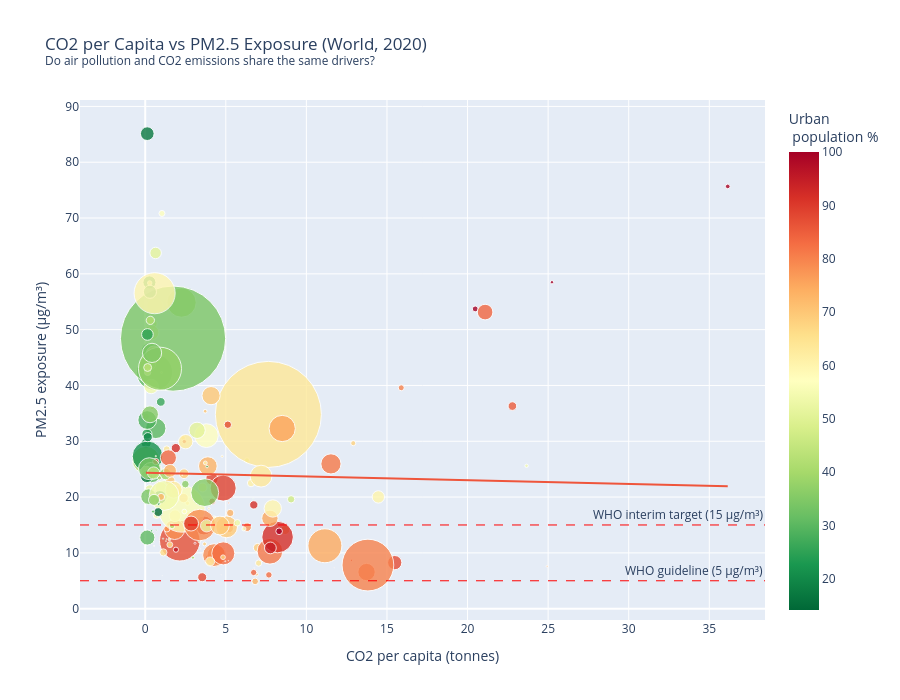
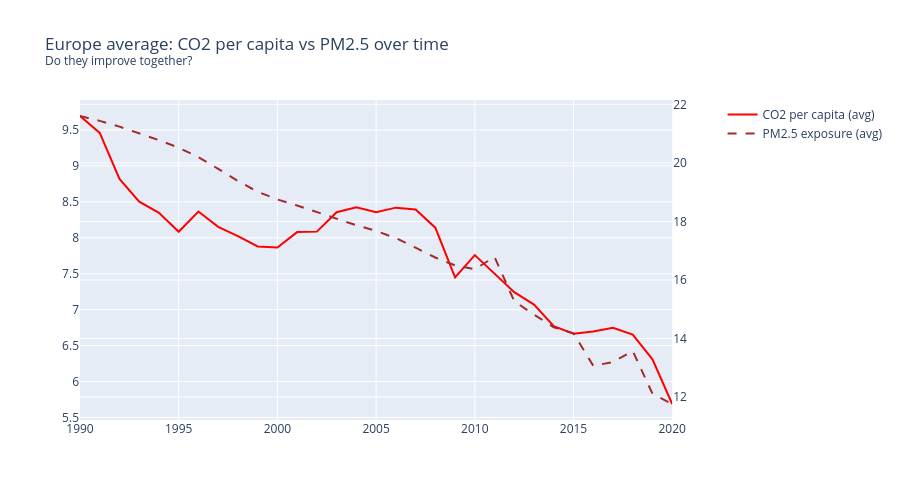

Notebook source saved alongside these figures, in order:
### Code cell
# PM2.5 = air pollution proxy
# If PM2.5 drops as CO2 drops - same root cause (fossil fuels)
# If they diverge - different drivers
latest = df[
    (df['year'] == 2020) &
    (df['urban_population_pct'].notna()) &
    (df['co2_per_capita'].notna())
].copy()

pm25_df = latest[latest['pm25_exposure'].notna()].copy()

fig = px.scatter(
    pm25_df,
    x='co2_per_capita',
    y='pm25_exposure',
    color='urban_population_pct',
    hover_name='country',
    size='population',
    size_max=75,
    color_continuous_scale='RdYlGn_r',
    trendline='ols',
    title='CO2 per Capita vs PM2.5 Exposure (World, 2020)<br>'
          '<sup>Do air pollution and CO2 emissions share the same drivers?</sup>',
    labels={
        'co2_per_capita': 'CO2 per capita (tonnes)',
        'pm25_exposure': 'PM2.5 exposure (μg/m³)',
        'urban_population_pct': 'Urban<br> population %'
    },
    height=700
)
fig.add_hline(
    y=5,
    line_dash='dash',
    line_color='red',
    line_width=1,
    annotation_text='WHO guideline (5 μg/m³)'
)
fig.add_hline(
    y=15,
    line_dash='dash',
    line_color='red',
    line_width=1,
    annotation_text='WHO interim target (15 μg/m³)'
)
fig.update_traces(marker=dict(opacity=0.8))
fig.show()


pm25_eu_time = df_eu[df_eu['pm25_exposure'].notna()
                ].groupby('year')[['co2_per_capita', 'pm25_exposure']
                ].mean().reset_index()

fig2 = make_subplots(specs=[[{"secondary_y": True}]])
fig2.add_trace(
    go.Scatter(x=pm25_eu_time['year'], y=pm25_eu_time['co2_per_capita'],
               name='CO2 per capita (avg)', line=dict(color='red')),
    secondary_y=False
)
fig2.add_trace(
    go.Scatter(x=pm25_eu_time['year'], y=pm25_eu_time['pm25_exposure'],
               name='PM2.5 exposure (avg)', line=dict(color='brown', dash='dash')),
    secondary_y=True
)
fig2.update_layout(
    title='Europe average: CO2 per capita vs PM2.5 over time<br>'
          '<sup>Do they improve together?</sup>',
    height=500
)
fig2.show()


corr_pm25 = pm25_df['co2_per_capita'].corr(pm25_df['pm25_exposure'])
print(f"\nCorrelation (co2_per_capita vs pm25): {corr_pm25:.3f}")

### Figure 1 — Plotly figure (JSON) as saved in the notebook; plotly's stock layout.template omitted (floating-point values rounded to 4 significant figures; data arrays with more than 128 entries replaced by an {"elided": "..."} marker saying what was removed)
{"data": [{"hovertemplate": "<b>%{hovertext}</b><br><br>CO2 per capita (tonnes)=%{x}<br>PM2.5 exposure (μg/m³)=%{y}<br>population=%{marker.size}<br>Urban<br> population %=%{marker.color}<extra></extra>", "hovertext": {"elided": "193 str values"}, "legendgroup": "", "marker": {"color": {"elided": "193 float values"}, "coloraxis": "coloraxis", "opacity": 0.8, "size": {"elided": "193 float values"}, "sizemode": "area", "sizeref": 253500.0, "symbol": "circle"}, "mode": "markers", "name": "", "orientation": "v", "showlegend": false, "type": "scatter", "x": {"elided": "193 float values"}, "xaxis": "x", "y": {"elided": "193 float values"}, "yaxis": "y"}, {"hovertemplate": "<b>OLS trendline</b><br>pm25_exposure = -0.0661838 * co2_per_capita + 24.3436<br>R<sup>2</sup>=0.000555<br><br>CO2 per capita (tonnes)=%{x}<br>PM2.5 exposure (μg/m³)=%{y} <b>(trend)</b><extra></extra>", "legendgroup": "", "marker": {"opacity": 0.8, "symbol": "circle"}, "mode": "lines", "name": "", "showlegend": false, "type": "scatter", "x": {"elided": "193 float values"}, "xaxis": "x", "y": {"elided": "193 float values"}, "yaxis": "y"}], "layout": {"annotations": [{"showarrow": false, "text": "WHO guideline (5 μg/m³)", "x": 1, "xanchor": "right", "xref": "x domain", "y": 5, "yanchor": "bottom", "yref": "y"}, {"showarrow": false, "text": "WHO interim target (15 μg/m³)", "x": 1, "xanchor": "right", "xref": "x domain", "y": 15, "yanchor": "bottom", "yref": "y"}], "coloraxis": {"autocolorscale": false, "colorbar": {"title": {"text": "Urban<br> population %"}}, "colorscale": [[0, "rgb(0,104,55)"], [0.1, "rgb(26,152,80)"], [0.2, "rgb(102,189,99)"], [0.3, "rgb(166,217,106)"], [0.4, "rgb(217,239,139)"], [0.5, "rgb(255,255,191)"], [0.6, "rgb(254,224,139)"], [0.7, "rgb(253,174,97)"], [0.8, "rgb(244,109,67)"], [0.9, "rgb(215,48,39)"], [1, "rgb(165,0,38)"]]}, "height": 700, "legend": {"itemsizing": "constant", "tracegroupgap": 0}, "shapes": [{"line": {"color": "red", "dash": "dash", "width": 1}, "type": "line", "x0": 0, "x1": 1, "xref": "x domain", "y0": 5, "y1": 5, "yref": "y"}, {"line": {"color": "red", "dash": "dash", "width": 1}, "type": "line", "x0": 0, "x1": 1, "xref": "x domain", "y0": 15, "y1": 15, "yref": "y"}], "title": {"text": "CO2 per Capita vs PM2.5 Exposure (World, 2020)<br><sup>Do air pollution and CO2 emissions share the same drivers?</sup>"}, "xaxis": {"anchor": "y", "domain": [0, 1], "title": {"text": "CO2 per capita (tonnes)"}}, "yaxis": {"anchor": "x", "domain": [0, 1], "title": {"text": "PM2.5 exposure (μg/m³)"}}}}

### Figure 2 — Plotly figure (JSON) as saved in the notebook; plotly's stock layout.template omitted (floating-point values rounded to 4 significant figures)
{"data": [{"line": {"color": "red"}, "name": "CO2 per capita (avg)", "type": "scatter", "x": [1990, 1991, 1992, 1993, 1994, 1995, 1996, 1997, 1998, 1999, 2000, 2001, 2002, 2003, 2004, 2005, 2006, 2007, 2008, 2009, 2010, 2011, 2012, 2013, 2014, 2015, 2016, 2017, 2018, 2019, 2020], "xaxis": "x", "y": [9.695, 9.458, 8.819, 8.502, 8.348, 8.083, 8.364, 8.152, 8.022, 7.878, 7.864, 8.079, 8.085, 8.356, 8.425, 8.354, 8.419, 8.393, 8.141, 7.448, 7.758, 7.503, 7.242, 7.069, 6.771, 6.665, 6.695, 6.746, 6.651, 6.307, 5.686], "yaxis": "y"}, {"line": {"color": "brown", "dash": "dash"}, "name": "PM2.5 exposure (avg)", "type": "scatter", "x": [1990, 1991, 1992, 1993, 1994, 1995, 1996, 1997, 1998, 1999, 2000, 2001, 2002, 2003, 2004, 2005, 2006, 2007, 2008, 2009, 2010, 2011, 2012, 2013, 2014, 2015, 2016, 2017, 2018, 2019, 2020], "xaxis": "x", "y": [21.6, 21.44, 21.24, 21.02, 20.78, 20.52, 20.2, 19.8, 19.38, 19.01, 18.75, 18.54, 18.32, 18.09, 17.87, 17.68, 17.43, 17.11, 16.77, 16.5, 16.37, 16.79, 15.27, 14.82, 14.39, 14.18, 13.07, 13.2, 13.58, 12.12, 11.77], "yaxis": "y2"}], "layout": {"height": 500, "title": {"text": "Europe average: CO2 per capita vs PM2.5 over time<br><sup>Do they improve together?</sup>"}, "xaxis": {"anchor": "y", "domain": [0, 0.94]}, "yaxis": {"anchor": "x", "domain": [0, 1]}, "yaxis2": {"anchor": "x", "overlaying": "y", "side": "right"}}}
